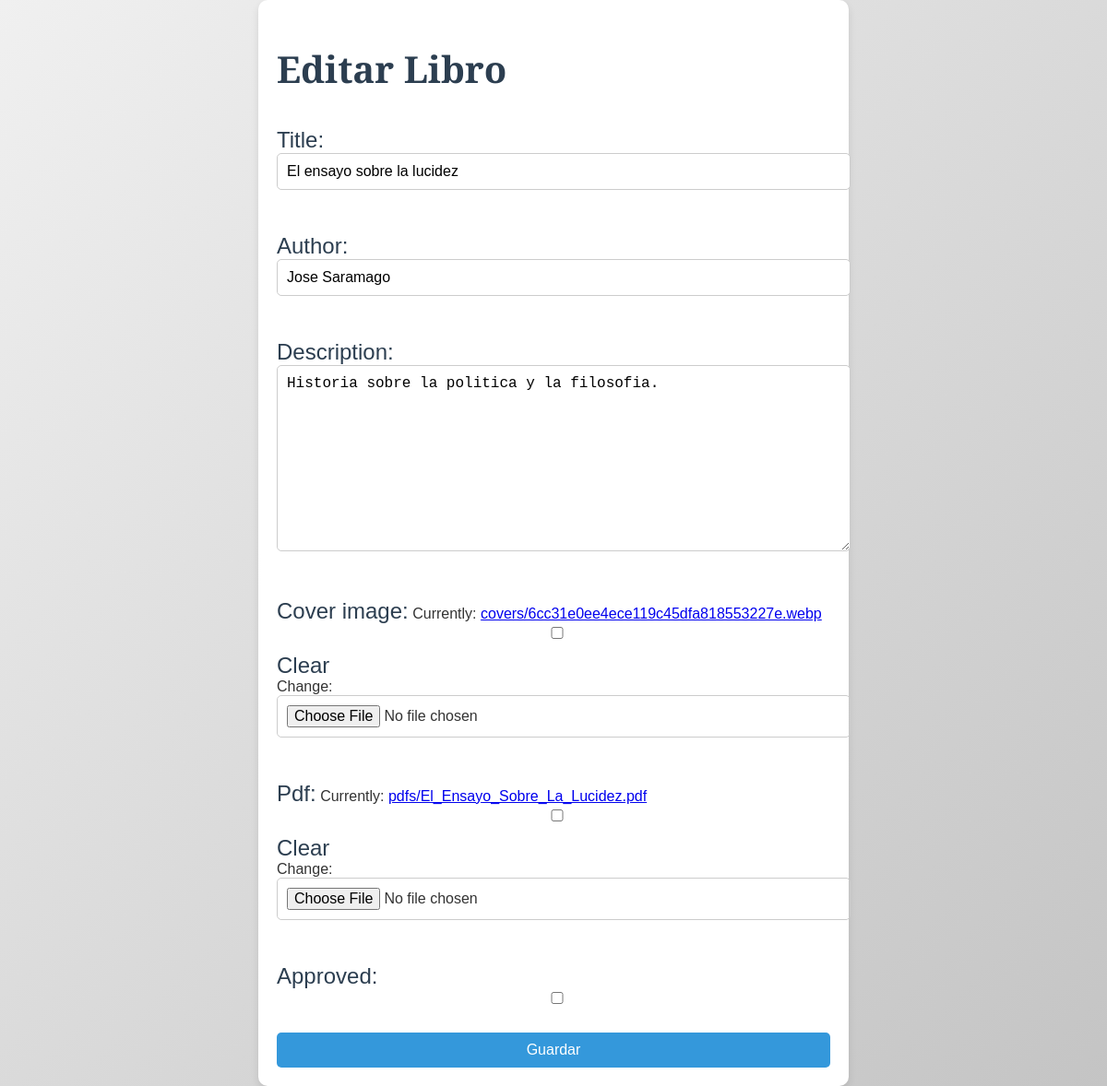
The app's page /book/edit/5/ (signed in) with its own data.
### books/models.py (models this page shows, shortened)
class Book(models.Model):
    title = models.CharField(max_length=255)
    author = models.CharField(max_length=255)
    description = models.TextField()
    cover_image = models.ImageField(upload_to='covers/', blank=True, null=True)
    pdf = models.FileField(upload_to='pdfs/', blank=True, null=True)
    created_at = models.DateTimeField(auto_now_add=True)
    updated_at = models.DateTimeField(auto_now=True)
    approved = models.BooleanField(default=False)  # Nuevo campo para aprobación

### books/views.py (the view)
# urls.py: path('book/edit/<int:book_id>/', views.edit_book, name='edit_book'),
@login_required
def edit_book(request, book_id):
    book = get_object_or_404(Book, id=book_id)
    if request.method == 'POST':
        form = BookForm(request.POST, request.FILES, instance=book)
        if form.is_valid():
            form.save()
            messages.success(request, 'El libro ha sido editado exitosamente.')
            return redirect('admin_books')
    else:
        form = BookForm(instance=book)
    return render(request, 'books/edit_book.html', {'form': form})

### books/forms.py
class BookForm(forms.ModelForm):
    class Meta:
        model = Book
        fields = ['title', 'author', 'description', 'cover_image', 'pdf', 'approved']

### books/templates/books/edit_book.html (shortened to what this page needs)
<!DOCTYPE html>
<html lang="en">
<head>
    {% load static %}
    <link href="https://cdn.jsdelivr.net/npm/boxicons@2.0.9/css/boxicons.min.css" rel="stylesheet">
    <link rel="stylesheet" href="{% static 'css/styles.css' %}">
</head>
<body>
    <div class="add-book-form">
        <h1>{{ form.instance.id|yesno:"Editar Libro,Agregar Nuevo Libro" }}</h1>
        <form method="POST" enctype="multipart/form-data">
            {{ form.as_p }}
            <button type="submit">Guardar</button>
        </form>
    </div>
</body>
</html>

### books/static/css/styles.css (style rules this page uses)
body { font-family: 'Antic Slab', sans-serif; margin: 0; padding: 0; background: linear-gradient(135deg, #f0f0f0, #c4c4c4); color: #333; overflow-x: hidden; }
.add-book-form { max-width: 600px; margin: 0 auto; background: white; border-radius: 10px; box-shadow: 0 4px 8px rgba(0, 0, 0, 0.1); padding: 20px; }
.add-book-form h1 { font-size: 2.5rem; margin-bottom: 20px; color: #2c3e50; }
.add-book-form form { display: flex; flex-direction: column; }
.add-book-form form label { font-size: 1.5rem; margin-bottom: 5px; color: #2c3e50; }
.add-book-form form input, .add-book-form form textarea { padding: 10px; font-size: 1rem; border: 1px solid #ccc; border-radius: 5px; margin-bottom: 15px; width: 100%; }
.add-book-form form button { padding: 10px; font-size: 1rem; background-color: #3498db; color: white; border: none; border-radius: 5px; cursor: pointer; transition: background-color 0.3s ease; }

### records on screen
Book: instance.id "Editar Libro", title "El ensayo sobre la lucidez", author "Jose Saramago", description "Historia sobre la politica y la filosofia."
